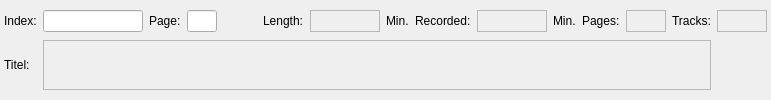
    <widget class="QFrame" name="groupHeader">
     <property name="frameShape">
      <enum>QFrame::NoFrame</enum>
     </property>
     <property name="frameShadow">
      <enum>QFrame::Plain</enum>
     </property>
     <property name="lineWidth">
      <number>1</number>
     </property>
     <layout class="QGridLayout" name="gridLayout">
      <property name="leftMargin">
       <number>4</number>
      </property>
      <property name="topMargin">
       <number>4</number>
      </property>
      <property name="rightMargin">
       <number>4</number>
      </property>
      <property name="bottomMargin">
       <number>4</number>
      </property>
      <property name="verticalSpacing">
       <number>2</number>
      </property>
      <item row="0" column="0">
       <widget class="QLabel" name="label">
        <property name="text">
         <string>Index:</string>
        </property>
       </widget>
      </item>
      <item row="0" column="1">
       <layout class="QGridLayout">
        <property name="leftMargin">
         <number>0</number>
        </property>
        <property name="topMargin">
         <number>0</number>
        </property>
        <property name="rightMargin">
         <number>0</number>
        </property>
        <property name="bottomMargin">
         <number>0</number>
        </property>
        <property name="spacing">
         <number>6</number>
        </property>
        <item row="0" column="4">
         <widget class="QLabel" name="label_3">
          <property name="text">
           <string>Length:</string>
          </property>
         </widget>
        </item>
        <item row="0" column="3">
         <spacer>
          <property name="orientation">
           <enum>Qt::Horizontal</enum>
          </property>
          <property name="sizeHint" stdset="0">
           <size>
            <width>40</width>
            <height>20</height>
           </size>
          </property>
         </spacer>
        </item>
        <item row="0" column="5">
         <widget class="QLabel" name="deviceLength">
          <property name="minimumSize">
           <size>
            <width>70</width>
            <height>0</height>
           </size>
          </property>
          <property name="frameShape">
           <enum>QFrame::StyledPanel</enum>
          </property>
          <property name="frameShadow">
           <enum>QFrame::Sunken</enum>
          </property>
          <property name="text">
           <string/>
          </property>
          <property name="alignment">
           <set>Qt::AlignRight|Qt::AlignTrailing|Qt::AlignVCenter</set>
          </property>
         </widget>
        </item>
        <item row="0" column="1">
         <widget class="QLabel" name="label_2">
          <property name="text">
           <string>Page:</string>
          </property>
         </widget>
        </item>
        <item row="0" column="10">
         <widget class="QLabel" name="label_8">
          <property name="text">
           <string>Min.</string>
          </property>
         </widget>
        </item>
        <item row="0" column="14">
         <widget class="QLabel" name="deviceTracks">
          <property name="minimumSize">
           <size>
            <width>50</width>
            <height>0</height>
           </size>
          </property>
          <property name="frameShape">
           <enum>QFrame::StyledPanel</enum>
          </property>
          <property name="frameShadow">
           <enum>QFrame::Sunken</enum>
          </property>
          <property name="text">
           <string/>
          </property>
          <property name="alignment">
           <set>Qt::AlignRight|Qt::AlignTrailing|Qt::AlignVCenter</set>
          </property>
         </widget>
        </item>
        <item row="0" column="6" colspan="2">
         <widget class="QLabel" name="label_4">
          <property name="text">
           <string>Min.</string>
          </property>
         </widget>
        </item>
        <item row="0" column="0">
         <widget class="QLineEdit" name="index">
          <property name="maximumSize">
           <size>
            <width>100</width>
            <height>16777215</height>
           </size>
          </property>
          <property name="maxLength">
           <number>6</number>
          </property>
         </widget>
        </item>
        <item row="0" column="2">
         <widget class="QLineEdit" name="page">
          <property name="minimumSize">
           <size>
            <width>30</width>
            <height>0</height>
           </size>
          </property>
          <property name="maximumSize">
           <size>
            <width>30</width>
            <height>16777215</height>
           </size>
          </property>
          <property name="maxLength">
           <number>3</number>
          </property>
          <property name="readOnly">
           <bool>false</bool>
          </property>
         </widget>
        </item>
        <item row="0" column="11">
         <widget class="QLabel" name="label_9">
          <property name="text">
           <string>Pages:</string>
          </property>
         </widget>
        </item>
        <item row="0" column="9">
         <widget class="QLabel" name="deviceRecorded">
          <property name="minimumSize">
           <size>
            <width>70</width>
            <height>0</height>
           </size>
          </property>
          <property name="frameShape">
           <enum>QFrame::StyledPanel</enum>
          </property>
          <property name="frameShadow">
           <enum>QFrame::Sunken</enum>
          </property>
          <property name="text">
           <string/>
          </property>
          <property name="alignment">
           <set>Qt::AlignRight|Qt::AlignTrailing|Qt::AlignVCenter</set>
          </property>
         </widget>
        </item>
        <item row="0" column="13">
         <widget class="QLabel" name="label_12">
          <property name="text">
           <string>Tracks:</string>
          </property>
         </widget>
        </item>
        <item row="0" column="12">
         <widget class="QLabel" name="devicePages">
          <property name="minimumSize">
           <size>
            <width>40</width>
            <height>0</height>
           </size>
          </property>
          <property name="frameShape">
           <enum>QFrame::StyledPanel</enum>
          </property>
          <property name="frameShadow">
           <enum>QFrame::Sunken</enum>
          </property>
          <property name="text">
           <string/>
          </property>
          <property name="alignment">
           <set>Qt::AlignRight|Qt::AlignTrailing|Qt::AlignVCenter</set>
          </property>
         </widget>
        </item>
        <item row="0" column="8">
         <widget class="QLabel" name="label_5">
          <property name="text">
           <string>Recorded:</string>
          </property>
         </widget>
        </item>
       </layout>
      </item>
      <item row="1" column="0">
       <widget class="QLabel" name="label_6">
        <property name="maximumSize">
         <size>
          <width>50</width>
          <height>16777215</height>
         </size>
        </property>
        <property name="text">
         <string>Titel:</string>
        </property>
       </widget>
      </item>
      <item row="1" column="1">
       <layout class="QHBoxLayout">
        <property name="spacing">
         <number>6</number>
        </property>
        <property name="leftMargin">
         <number>0</number>
        </property>
        <property name="topMargin">
         <number>0</number>
        </property>
        <property name="rightMargin">
         <number>0</number>
        </property>
        <property name="bottomMargin">
         <number>0</number>
        </property>
        <item>
         <widget class="QLabel" name="deviceTitle">
          <property name="font">
           <font>
            <pointsize>10</pointsize>
            <weight>75</weight>
            <bold>true</bold>
           </font>
          </property>
          <property name="acceptDrops">
           <bool>true</bool>
          </property>
          <property name="frameShape">
           <enum>QFrame::StyledPanel</enum>
          </property>
          <property name="frameShadow">
           <enum>QFrame::Sunken</enum>
          </property>
          <property name="text">
           <string/>
          </property>
          <property name="alignment">
           <set>Qt::AlignLeading|Qt::AlignLeft|Qt::AlignTop</set>
          </property>
          <property name="wordWrap">
           <bool>true</bool>
          </property>
         </widget>
        </item>
        <item>
         <widget class="QLabel" name="deviceIcon">
          <property name="sizePolicy">
           <sizepolicy hsizetype="Minimum" vsizetype="Minimum">
            <horstretch>0</horstretch>
            <verstretch>0</verstretch>
           </sizepolicy>
          </property>
          <property name="minimumSize">
           <size>
            <width>50</width>
            <height>50</height>
           </size>
          </property>
          <property name="maximumSize">
           <size>
            <width>50</width>
            <height>50</height>
           </size>
          </property>
          <property name="frameShape">
           <enum>QFrame::NoFrame</enum>
          </property>
          <property name="frameShadow">
           <enum>QFrame::Sunken</enum>
          </property>
          <property name="text">
           <string/>
          </property>
          <property name="pixmap">
           <pixmap resource="../../resources.qrc">:/devices48/resources/tr48x48-0013.png</pixmap>
          </property>
          <property name="scaledContents">
           <bool>false</bool>
          </property>
          <property name="margin">
           <number>0</number>
          </property>
          <property name="indent">
           <number>-1</number>
          </property>
         </widget>
        </item>
       </layout>
      </item>
     </layout>
    </widget>
